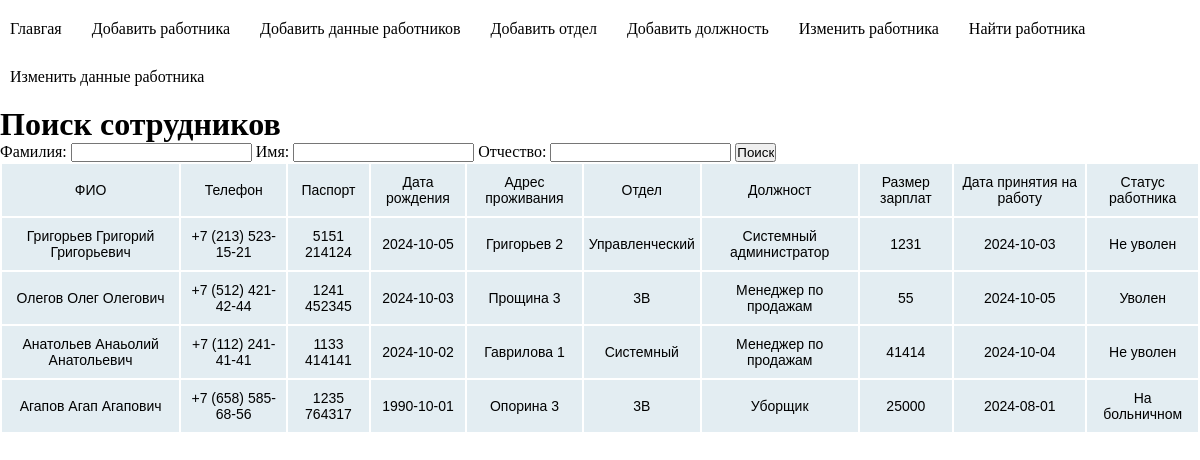
Screenshot of /FindeWorker.php with the database file from the repository.
### tables this page shows
CREATE TABLE `Worker` (
  `id_w` int NOT NULL,
  `Familia` varchar(30) NOT NULL,
  `Ima` varchar(30) NOT NULL,
  `Otchestvo` varchar(30) NOT NULL,
  `department` int NOT NULL,
  `jod_title` int NOT NULL,
  `data_rojdenia` date NOT NULL,
  `zarplata` int NOT NULL,
  `data_zachislenia` date NOT NULL,
  `dismissed` int NOT NULL DEFAULT '2'
);

CREATE TABLE `info_worker` (
  `id_iw` int NOT NULL,
  `phone` varchar(30) NOT NULL,
  `Worker` int NOT NULL
);

CREATE TABLE `data_worker` (
  `id_dw` int NOT NULL,
  `seria_pasporta` int NOT NULL,
  `nomer_pasporta` int NOT NULL,
  `Worker` int NOT NULL
);

CREATE TABLE `address` (
  `id_adres` int NOT NULL,
  `street` varchar(30) NOT NULL,
  `house` int NOT NULL,
  `Worker` int NOT NULL
);

CREATE TABLE `department` (
  `id_departament` int NOT NULL,
  `department` varchar(30) NOT NULL
);

CREATE TABLE `Job_title` (
  `id_jt` int NOT NULL,
  `Job_title` varchar(30) NOT NULL
);

CREATE TABLE `Dismissed` (
  `id_dis` int NOT NULL,
  `dismissed` varchar(15) NOT NULL
);

### FindeWorker.php (the view, shortened to what this page needs)
<?php
$servername = "localhost";
$username = "root";
$password = "";
$dbname = "tz2";
$conn = new mysqli($servername, $username, $password, $dbname);
$searchFamilia = isset($_POST['familia']) ? $_POST['familia'] : '';
$searchIma = isset($_POST['ima']) ? $_POST['ima'] : '';
$searchOtchestvo = isset($_POST['otchestvo']) ? $_POST['otchestvo'] : '';
$sql = "SELECT w.*, a.street, a.house, dw.seria_pasporta, dw.nomer_pasporta, d.department, iw.phone, jt.Job_title,
    dis.dismissed
        FROM Worker w
        JOIN address a ON w.id_w = a.Worker
        JOIN data_worker dw ON w.id_w = dw.Worker
        JOIN department d ON w.department = d.id_departament
        JOIN info_worker iw ON w.id_w = iw.Worker
        JOIN Job_title jt ON w.jod_title = jt.id_jt
        JOIN Dismissed dis ON w.dismissed = dis.id_dis WHERE Familia LIKE ? AND Ima LIKE ? AND Otchestvo LIKE ?";
$stmt = $conn->prepare($sql);
$likeFamilia = "%" . $searchFamilia . "%";
$likeIma = "%" . $searchIma . "%";
$likeOtchestvo = "%" . $searchOtchestvo . "%";
$stmt->bind_param("sss", $likeFamilia, $likeIma, $likeOtchestvo);
$stmt->execute();
$result = $stmt->get_result();
?>
<!DOCTYPE html>
<html lang="ru">
<head>
    <link rel="stylesheet" href="css/style.css">
</head>
<body>
<div class="navigation">
            <a href="index.php">Главгая</a>
            <a href="Insert.php">Добавить работника</a>
            <a href="dataWorker.php">Добавить данные работников</a>
            <a href="dataDepartment.php">Добавить отдел</a>
            <a href="JobTitle.php">Добавить должность</a>
            <a href="changeWorker.php">Изменить работника</a>
            <a href="FindeWorker.php">Найти работника</a>
            <a href="changeDataWorker.php">Изменить данные работника</a>
        </div>
    <h1>Поиск сотрудников</h1>
    <form method="post">
        <label for="familia">Фамилия:</label>
        <input type="text" id="familia" name="familia">
        <label for="ima">Имя:</label>
        <input type="text" id="ima" name="ima">
        <label for="otchestvo">Отчество:</label>
        <input type="text" id="otchestvo" name="otchestvo">
        <input type="submit" value="Поиск">
    </form>
    <div class="tabel">
        <div class="title">
    <table>
        <tr>
            <td>ФИО</td>
            <td>Телефон</td>
            <td>Паспорт</td>
            <td>Дата рождения</td>
            <td>Адрес проживания</td>
            <td>Отдел</td>
            <td>Должност</td>
            <td>Размер зарплат</td>
            <td>Дата принятия на работу</td>
            <td>Статус работника</td>
        </tr>
        <?php
        if ($result->num_rows > 0) {
            while ($row = $result->fetch_assoc()) {
                echo "<tr>
                        <td>{$row['Familia']} {$row['Ima']} {$row['Otchestvo']}</td>
                        <td>{$row['phone']}</td>
                        <td>{$row['seria_pasporta']} {$row['nomer_pasporta']}</td>
                        <td>{$row['data_rojdenia']}</td>
                        <td>{$row['street']} {$row['house']}</td>
                        <td>{$row['department']}</td>
                        <td>{$row['Job_title']}</td>
                        <td>{$row['zarplata']}</td>
                        <td>{$row['data_zachislenia']}</td>
                        <td>{$row['dismissed']}</td>
                    </tr>";
            }
        } else {
            echo "<tr><td colspan='6'>Нет результатов</td></tr>";
        }
        ?>
    </table>
    </div>
    </div>
</body>
</html>

### css/style.css (style rules this page uses)
* { padding: 0px; margin: 0px; }
.title { justify-content: center; display: flex; text-align: center; }
table { font-size: 14px; font-family: sans-serif; border-collapse: separate; }
tr { border-collapse: collapse; }
td { background-color:rgb(227, 237, 242); max-width: 11%; padding: 10px 5px 10px 5px; }
.navigation { display: flex; flex-wrap: wrap; gap: 30px; padding: 20px 10px 20px 10px; }
a { font-size: 16px; color: black; text-decoration: none; }

### rows the page displays
worker: Familia "Григорьев", Ima "Григорий", Otchestvo "Григорьевич", info_worker.phone "+7 (213) 523-15-21", data_worker.seria_pasporta "5151", data_worker.nomer_pasporta "214124", data_rojdenia "2024-10-05", address.street "Григорьев", address.house "2", department.department "Управленческий", jod_title.Job_title "Системный администратор", zarplata "1231", data_zachislenia "2024-10-03", dismissed.dismissed "Не уволен"
worker: Familia "Олегов", Ima "Олег", Otchestvo "Олегович", info_worker.phone "+7 (512) 421-42-44", data_worker.seria_pasporta "1241", data_worker.nomer_pasporta "452345", data_rojdenia "2024-10-03", address.street "Прощина", address.house "3", department.department "3В", jod_title.Job_title "Менеджер по продажам", zarplata "55", data_zachislenia "2024-10-05", dismissed.dismissed "Уволен"
worker: Familia "Анатольев", Ima "Анаьолий", Otchestvo "Анатольевич", info_worker.phone "+7 (112) 241-41-41", data_worker.seria_pasporta "1133", data_worker.nomer_pasporta "414141", data_rojdenia "2024-10-02", address.street "Гаврилова", address.house "1", department.department "Системный", jod_title.Job_title "Менеджер по продажам", zarplata "41414", data_zachislenia "2024-10-04", dismissed.dismissed "Не уволен"
worker: Familia "Агапов", Ima "Агап", Otchestvo "Агапович", info_worker.phone "+7 (658) 585-68-56", data_worker.seria_pasporta "1235", data_worker.nomer_pasporta "764317", data_rojdenia "1990-10-01", address.street "Опорина", address.house "3", department.department "3В", jod_title.Job_title "Уборщик", zarplata "25000", data_zachislenia "2024-08-01", dismissed.dismissed "На больничном"
